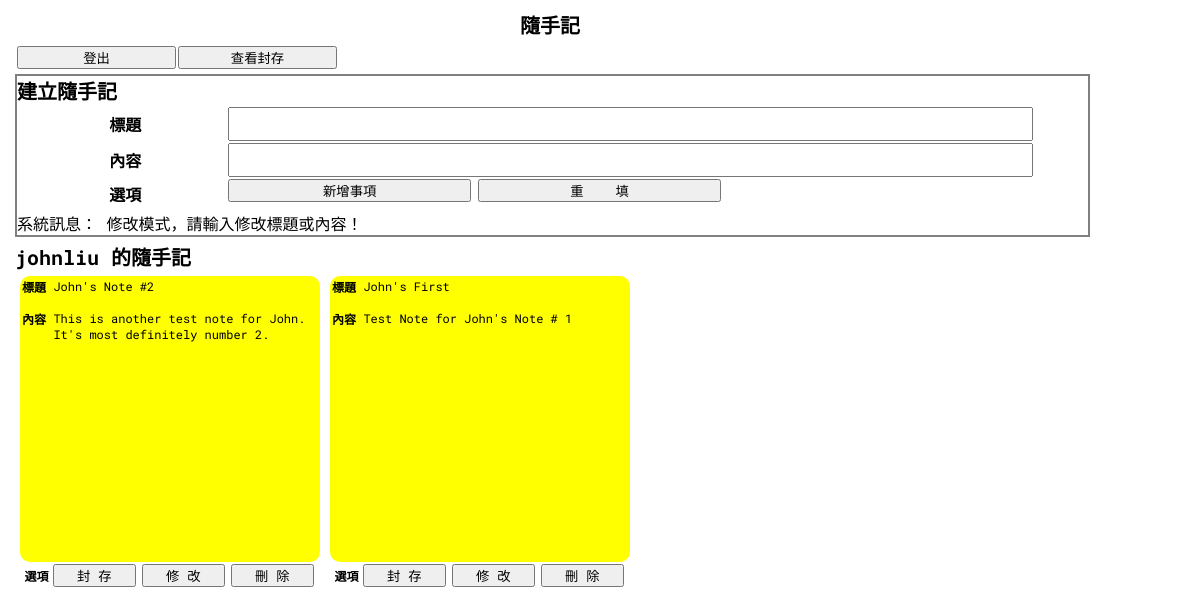
Screenshot of /edit/1/ (signed in) with the database file from the repository.
### notes_app/models.py (models this page shows, shortened)
class Note(models.Model):
    id = models.AutoField(primary_key=True)
    UserID = models.IntegerField(null=True)
    Title = models.CharField(max_length=255, null=False)
    Content = models.CharField(max_length=255, null=False)
    Archived = models.BooleanField(default=False)
    DateOfCreate = models.DateTimeField(auto_now=True)

### notes_app/views.py (the view)
# urls.py: path('edit/<int:id>/', views.edit),
def edit(request, id=None, mode=None):
    if (request.user.id == None):
        return redirect('/login/')
    if (mode == 'save'):
        note = Note.objects.get(id=id)
        note.Title = request.POST['title']
        note.Content = request.POST['content']
        note.save()
        return redirect('/notes')
    else:
        username = request.user.username
        curr_user_id = request.user.id
        notes = Note.objects.filter(UserID=curr_user_id).order_by('-DateOfCreate')
        notes = notes.filter(Archived='False')
        current_id = id
        message = '修改模式，請輸入修改標題或內容！'
        context = {'notes':notes, 'username':username, 'message':message, 'current_id':current_id}
        return render(request, 'edit.html', context)

### templates/edit.html (shortened to what this page needs)
{% extends "base.html" %}
{% block title %}
    {% load static %} <link href="{% static "css/styles.css" %}" rel="stylesheet" type="text/css" />
{% endblock %}
{% block content %}
    <div class="main">
        <h1> 隨手記 </h1>
        <div class = "option-table">
            <table>
                <tr>
                    <td>
                        <form action="/logout">
                            <input type="submit" value="登出" />
                        </form>
                    </td>
                    <td>
                        <form action="/archived">
                            <input type="submit" value="查看封存" />
                        </form>
                    </td>
                </tr>
            </table>
        </div>
        <div class="notes-input">
            <h2> 建立隨手記 </h2>
            <form action="." method="POST" name="form" id="form1">
                <table>
                    <tr class="notes-input-title-row">
                        <th>標題</th>
                        <td><input type="text" name="title" id="input_title" /></td>
                    </tr>
                    <tr class="notes-input-content-row">
                        <th>內容</th>
                        <td><input type="text" name="content" id="input_content" /></td>
                    </tr>
                    <tr class="notes-input-button-row">
                        <th>選項</th>
                        <td>
                            <input type="submit" name="button_new" id="button_new" value="新增事項">
                            <input type="reset" name="button_reset" id="button_reset" value="重    填">
                        </td>
                    </tr>
                </table>
            </form>
            <span> 系統訊息： {{message}} </span>
        </div>
        <div class="show-notes">
            <h2> {{ username }} 的隨手記 </h2>
            {% for note in notes %}
            <div class = "notes-block">
                <table class="notes-block-hover">
                    <form action="save/" method="POST" name="form1" id="form1">
                        <tr class="notes-block-title-row">
                            <th>標題</th>
                            {% if note.id == current_id %}
                            <td> <input type="text" name="title" id="edit_title" value="{{note.Title}}" /> </td>
                            {% else %}
                            <td> {{ note.Title }}</td>
                            {% endif %}
                        </tr>
                        <tr class="notes-block-content-row">
                            <th>內容</th>
                            {% if note.id == current_id %}
                            <td>
                                <input type="text" name="content" id="edit_content" value="{{note.Content}}" />
                                <input type="submit" name="button_edit" id="button_edit" value="修改完成">
                            </td>
                            {% else %}
                            <td> {{ note.Content }}</td>
                            {% endif %}
                        </tr>
                    </form>
                </table>
                <table class="notes-block-option">
                    <tr>
                        {% if note.id == current_id %}
                        <th>選項</th>
                        <td>
                            <form action="/notes/">
                                <input type="submit" value="取 消" />
                            </form>
                        </td>
                        {% else %}
                        <th class="notes-button">選項</th>
                        <td>
                            <form action="/archiving/{{note.id}}/">
                                <input type="submit" value="封 存" />
                            </form>
                        </td>
                        <td>
                            <form action="/edit/{{note.id}}/">
                                <input type="submit" value="修 改" />
                            </form>
                        </td>
                        <td>
                            <form action="/delete/{{note.id}}/">
                                <input type="submit" value="刪 除" />
                            </form>
                        </td>
                        {% endif %}
                    </tr>
                </table>
            </div>
            {% endfor %}
        </div>
    </div>
{% endblock %}

### static/css/styles.css (style rules this page uses)
* { margin: 0; padding: 0; font-family:'Roboto Mono',monospace; }
.main { display: block; width: 1080px; margin-top: 10px; margin-left: 10px; border-radius: 5px; overflow: visible; }
.main h1 { text-align: center; font-size: 20px; }
.main h2 { font-size: 20px; }
.main td { font-size: 12px; }
.option-table { display: block; margin-top: 5px; margin-left: 5px; width: 30%; height: 25px; }
.option-table table { width: 100%; height: 20px; }
.option-table td { width: 50%; height: 20px; }
.option-table input { width: 100%; }
.notes-input { display: block; border: solid gray 2px; margin-top: 5px; margin-left: 5px; }
.notes-input table { margin-left: 5px; width: 95%; height:100px; }
.notes-input th { width: 20%; }
.notes-input td { width: 80%; }
.notes-input-title-row { height: 30px; }
.notes-input-content-row { height: 30px; }
.notes-input-button-row { height: 30px; }
.notes-input-button-row input { width: 30%; }
#input_title { width: 99%; line-height: 30px; }
#input_content { width: 99%; height: 30px; }
.show-notes { display: block; margin-top: 5px; margin-left: 5px; overflow: visible; }
.notes-block { display: block; float: left; margin: 5px; width: 300px; height: 300px; font-size: 12px; }
.notes-block-hover th { width: 10%; }
.notes-block-hover td { width: 90%; }
.notes-block-hover { border-radius: 10px; background-color: yellow; width: 100%; height: 280px; }
.notes-block-title-row { height: 30px; }
.notes-block-title-row th, td { text-align: left; vertical-align: top; word-wrap: break-word; }
.notes-block-content-row { height: 250px; }
.notes-block-content-row th, td { text-align: left; vertical-align: top; word-wrap: break-word; }
.notes-block-option { width: 100%; height: 20px; }
.notes-block-option th { width: 10%; }
.notes-block-option td { width: 30%; }
.notes-block-option input { width: 95%; }

### rows the page displays
Note: Title "John's Note #2", Content "This is another test note for John. It's most definitely number 2."
Note: Title "John's First", Content "Test Note for John's Note # 1"

### other values shown
{{ message }} "修改模式，請輸入修改標題或內容！"
{{ username }} "johnliu"
